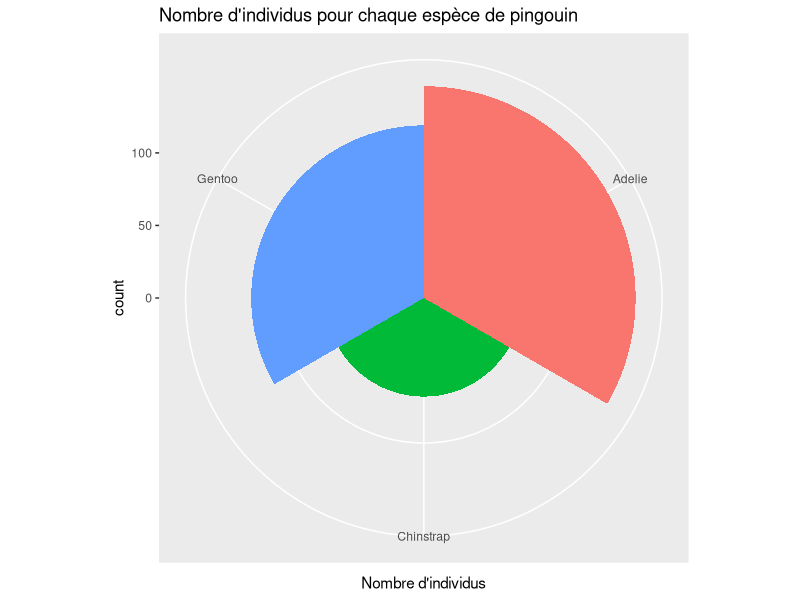
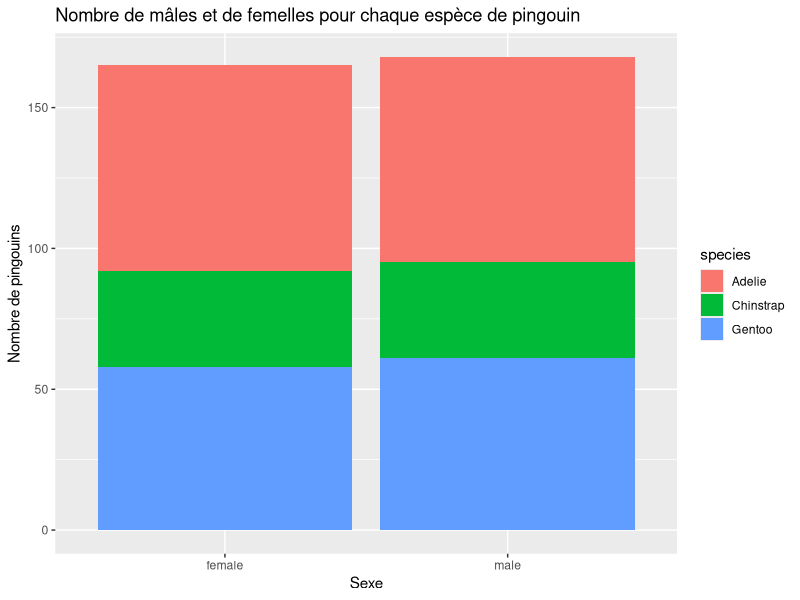
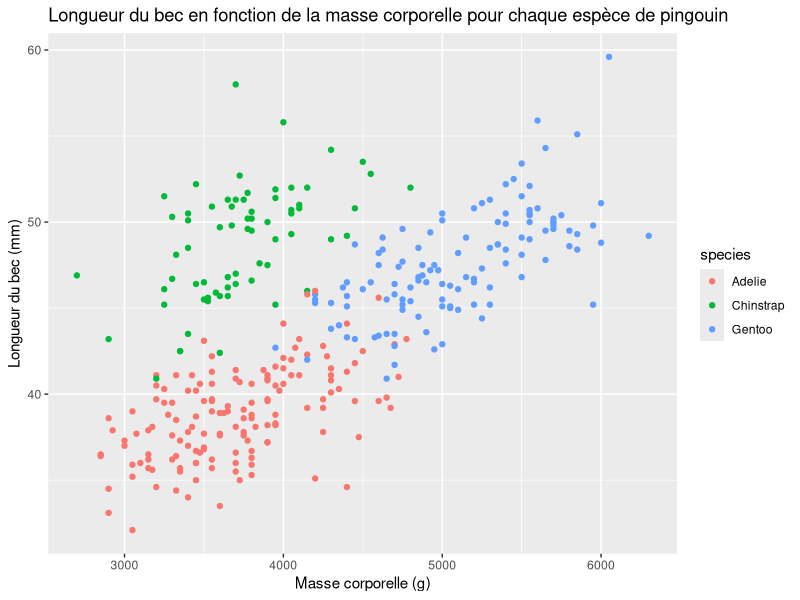
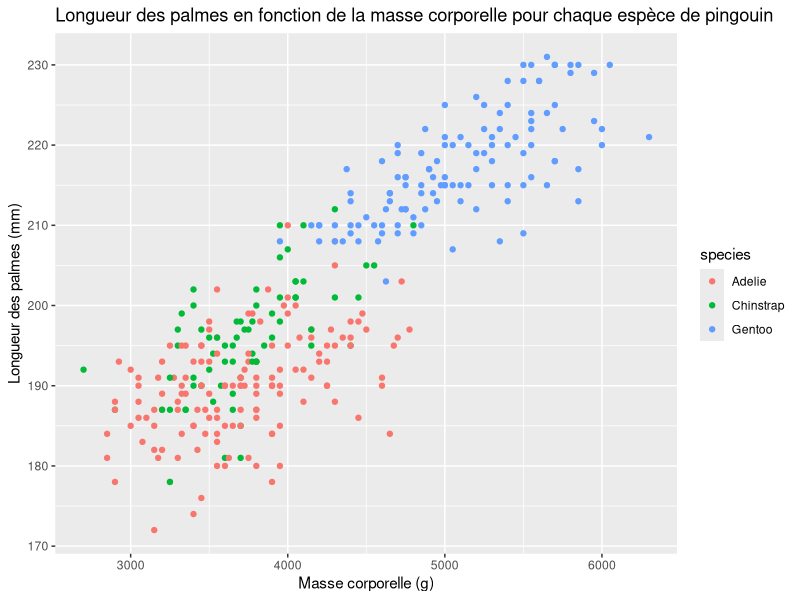
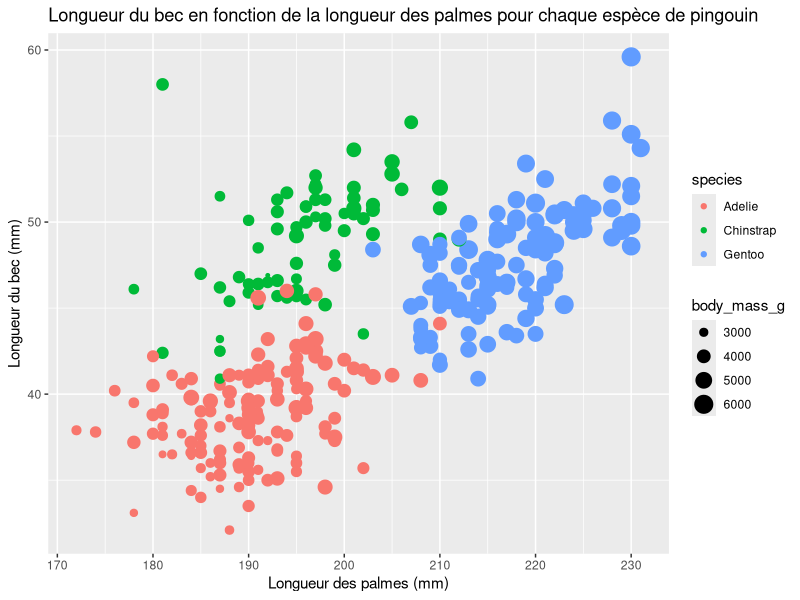

These charts were generated, in order, by the following R code:
## ---- chunk 1
knitr::opts_chunk$set(echo = TRUE)
## ---- chunk 2
library(dplyr)
library(ggplot2)
## ---- chunk 3
penguins <- read.csv("data/data_penguins.csv", sep = ",")
## ---- chunk 4
head(penguins)
## ---- chunk 5
summary(penguins)
## ---- chunk 6
dim(penguins)
## ---- chunk 7
graphbyspecies <- ggplot(data = penguins, aes(y = species, fill = species)) + geom_bar(width = 1) + coord_polar("y", start = 0) + labs(title = "Nombre d'individus pour chaque espèce de pingouin", y = "Nombre d'individus") + theme(legend.position = "none")
graphbyspecies
## ---- chunk 8
graphbysex <- ggplot(data = penguins, aes(x = sex)) + geom_bar(aes(fill = species)) + labs(title = "Nombre de mâles et de femelles pour chaque espèce de pingouin", x = "Sexe", y = "Nombre de pingouins")
graphbysex
## ---- chunk 9
graphbeakbybodymass <- ggplot(data = penguins, aes(x = body_mass_g, y = bill_length_mm, color = species)) + geom_point() + labs(title = "Longueur du bec en fonction de la masse corporelle pour chaque espèce de pingouin", x = "Masse corporelle (g)", y = "Longueur du bec (mm)")
graphbeakbybodymass
## ---- chunk 10
graphflipbybodymass <- ggplot(data = penguins, aes(x = body_mass_g, y = flipper_length_mm, color = species)) + geom_point() + labs(title = "Longueur des palmes en fonction de la masse corporelle pour chaque espèce de pingouin", x = "Masse corporelle (g)", y = "Longueur des palmes (mm)")
graphflipbybodymass
## ---- chunk 11
graphbeakbyflipper <- ggplot(data = penguins, aes(x = flipper_length_mm, y = bill_length_mm, color = species, size = body_mass_g)) + geom_point() + labs(title = "Longueur du bec en fonction de la longueur des palmes pour chaque espèce de pingouin", x = "Longueur des palmes (mm)", y = "Longueur du bec (mm)")
graphbeakbyflipper
